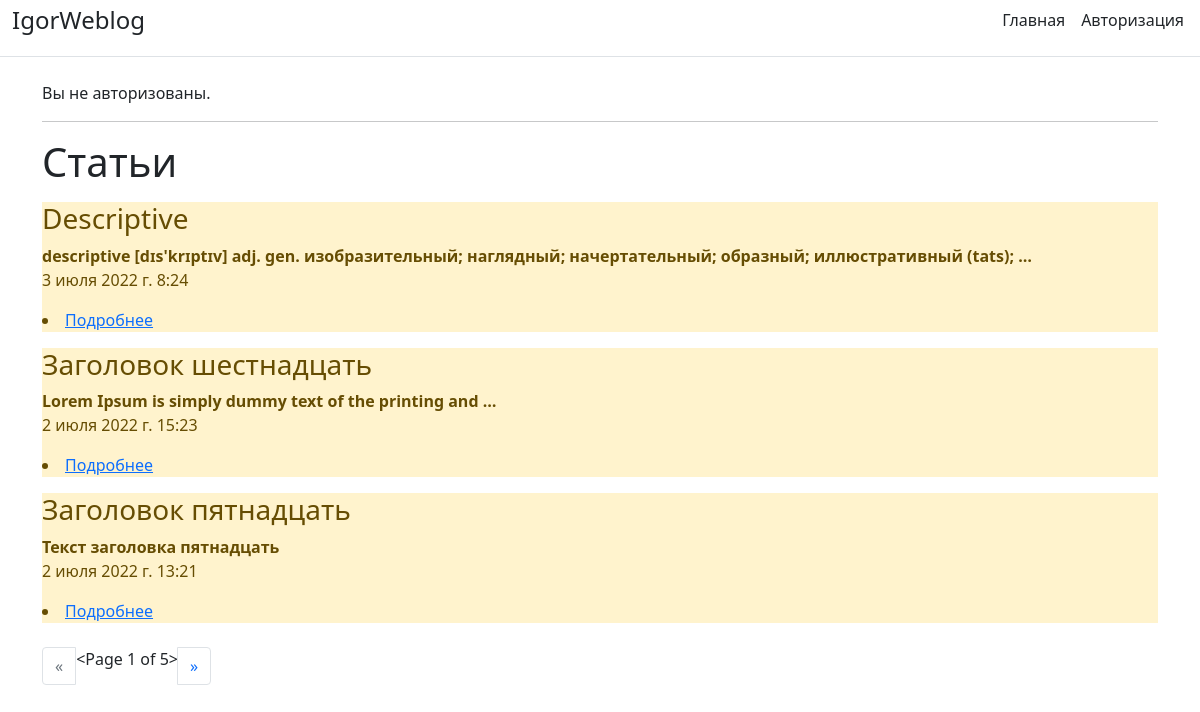
The app's page /, older data.
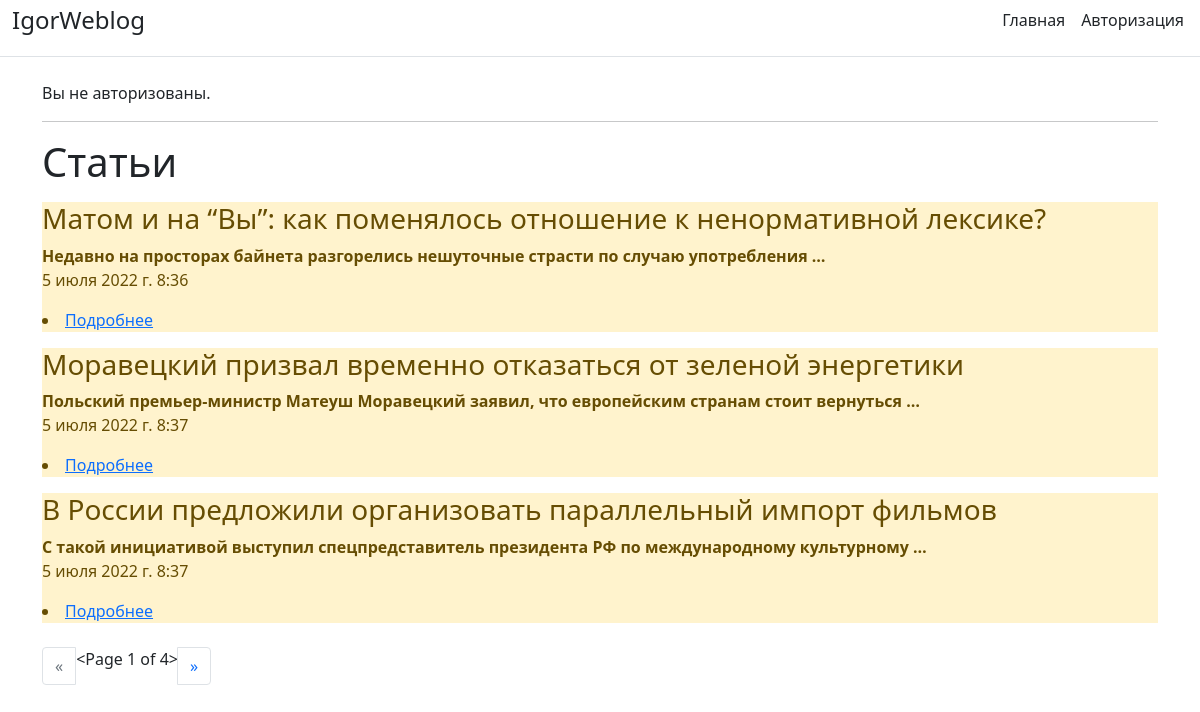
The same page, newer data.
### Blog/models.py (models this page shows, shortened)
class Task(models.Model):
    title = models.CharField('Название', max_length=100)
    task = models.TextField('Текст')
    created_dt = models.DateTimeField('Дата', auto_now=True)
    publish = models.DateTimeField('Публикация', default=timezone.now)
    slug = models.SlugField('Ссылка', max_length=250, unique=True, null=False, blank=True, db_index=True)
    class Meta:
        verbose_name = 'Пост'
        verbose_name_plural = 'Посты'

### Blog/views.py (the view)
# urls.py: path('', views.index, name='index'),
def index(request):
    tasks = Task.objects.all().order_by('-id')
    if 'page' in request.GET:
        page = request.GET.get('page')
    else:
        page = 1
    paginator = Paginator(tasks, 3)
    try:
        tasks = paginator.page(page)
    except PageNotAnInteger:
        tasks = paginator.page(1)
    except EmptyPage:
        tasks = paginator.page(paginator.num_pages)
    page_number = request.GET.get('page')
    page_obj = paginator.get_page(page_number)
    context = {'title': 'Блог главная', 'tasks': tasks, 'page_obj': page_obj, 'page_number': page_number, 'page': page}
    return render(request, 'Blog/index.html', context)

### Blog/templates/Blog/index.html (shortened to what this page needs)
{% extends 'Blog/base.html' %}
{% block content %}
    <h1>Статьи</h1>
    {% if tasks %}
        {% for i in tasks %}
            <div class="alert-warning mt-3", class="container">
                <h3>{{ i.title }}</h3>
                <b>{{ i.task | truncatewords:10}}</b>
                <p>{{ i.created_dt }}</p>
                <li><a href="/article_detail/{{i.slug}}">Подробнее</a></li>
            </div>
        {% endfor %}
    {% else %}
                <p>У нас нет записей</p>
    {% endif %}
<br>
<nav id="pagination" class="col align-self-center" aria-label="Page navigation example">
    <ul class="pagination">
        {% if page_obj.has_previous %}
        <li class="page-item"><a class="page-link" href="?page={{ page_obj.previous_page_number }}">&laquo;</a></li>
        {% else %}
        <li class="page-item disabled"><span class="page-link" href="#" tabindex="-1" aria-disabled="true">&laquo;</span></li>
        {% endif %}
        <li>{{ page_obj }}</li>
        {% if page_obj.has_next %}
        <li class="page-item"><a class="page-link" href="?page={{ page_obj.next_page_number }}">&raquo;</a></li>
        {% else %}
        <li class="page-item disabled"><span class="page-link" href="#" tabindex="-1" aria-disabled="true">&raquo;</span></li>
        {% endif %}
        </ul>
</nav>
</div>
{% endblock %}

### Blog/templates/Blog/base.html (shortened to what this page needs)
<!doctype html>
<html lang="ru">
<head>
    <link rel="stylesheet" href="https://cdn.jsdelivr.net/npm/bootstrap@5.1.3/dist/css/bootstrap.min.css">
</head>
<body>
    <div class="d-flex flex-column flex-md-row align-items-center pb-3 mb-4 border-bottom">
        <a href="/" class="d-flex align-items-center text-dark text-decoration-none">
        <span class="container fs-4"> IgorWeblog </span></a>
{% if request.user.is_authenticated %}
        <nav class="d-inline-flex mt-2 mt-md-0 ms-md-auto">
            <a class="me-3 py-2 text-dark text-decoration-none" href="{% url 'index' %}">Главная</a>
            <a class="me-3 py-2 text-dark text-decoration-none" href="{% url 'post' %}">Добавить пост</a>
            <a button type="submit" class="btn btn-success" style="background:blue" href="{% url 'logout' %}">Выйти</a>
        </nav>
{% else %}
        <nav class="d-inline-flex mt-2 mt-md-0 ms-md-auto">
            <a class="me-3 py-2 text-dark text-decoration-none" href="{% url 'index' %}">Главная</a>
            <a class="me-3 py-2 text-dark text-decoration-none" href="{% url 'login' %}">Авторизация</a>
        </nav>
{% endif %}
    </div>
    <div class="container">
{% if request.user.is_authenticated %}
    <p>Вы авторизованы как {{ user.username|default:'Гость'}}</p>
{% else %}
    <p>Вы не авторизованы.</p>
{% endif %}
<hr>
    </div>
    <div class="container">
        {% block content %}{% endblock %}
</body>
</html>

Row changes from the older to the newer data that the page shows:
removed Task: title "Descriptive", task "descriptive [dɪs'krɪptɪv] adj. gen. изобразительный; наглядный; начертательный; образный; иллюстративный (tats); …", created_dt "3 июля 2022 г. 8:24"
removed Task: title "Заголовок шестнадцать", task "Lorem Ipsum is simply dummy text of the printing and …", created_dt "2 июля 2022 г. 15:23"
removed Task: title "Заголовок пятнадцать", task "Текст заголовка пятнадцать", created_dt "2 июля 2022 г. 13:21"
added Task: title "Матом и на “Вы”: как поменялось отношение к ненормативной лексике?", task "Недавно на просторах байнета разгорелись нешуточные страсти по случаю употребления …", created_dt "5 июля 2022 г. 8:36"
added Task: title "Моравецкий призвал временно отказаться от зеленой энергетики", task "Польский премьер-министр Матеуш Моравецкий заявил, что европейским странам стоит вернуться …", created_dt "5 июля 2022 г. 8:37"
added Task: title "В России предложили организовать параллельный импорт фильмов", task "С такой инициативой выступил спецпредставитель президента РФ по международному культурному …", created_dt "5 июля 2022 г. 8:37"
Text that changed along with them:
{{ page_obj }}: "<Page 1 of 5>" → "<Page 1 of 4>"
